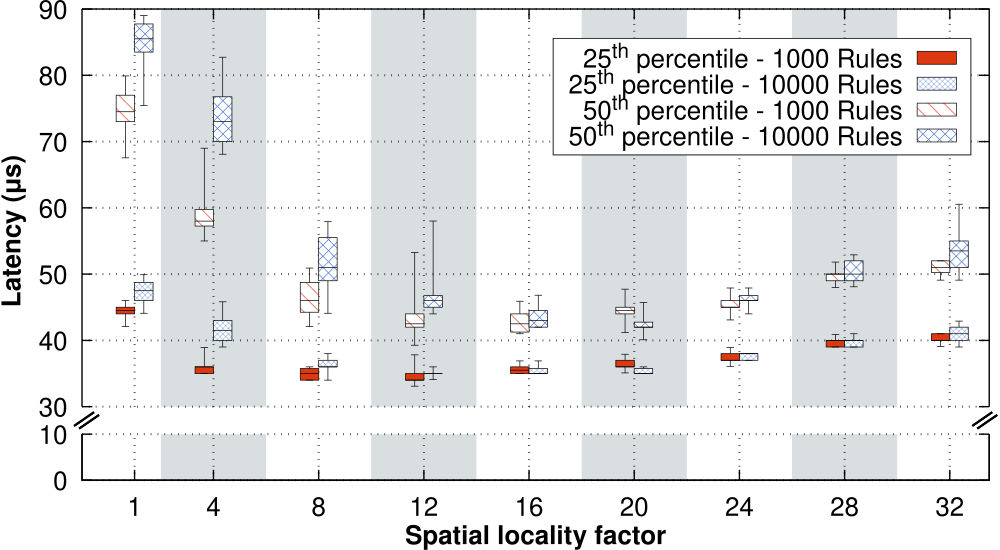

Reproduce this figure in gnuplot.
#!/usr/bin/gnuplot
load "../../common.plot"

font_type = "Helvetica,28"
font_type_bold = "Helvetica-Bold,28"

set terminal pdf dl 1.5 enhanced dashed size 10.0, 5.5 font font_type
set output "ovs-kernel-mlnx-cx5-rulebench-cascade-table-0-latency-p25-p50-box.pdf"

### Variables
bw = 0.7
fill_solid = 3
points_lw = 3
points_size = 2
line_width = 3
y_scale_ms = 1000
min_lat_bot = 0
max_lat_bot = 0.010
min_lat_top = 0.030
max_lat_top = 0.090

set boxwidth bw
set pointsize 3
set style fill pattern border -1
set datafile separator ' '

### Input files
input_file_rules_1000_match_first_lat_p25  = "data/kernel/udp/pktlen-1500/rules-1000/LAT-P25.csv"
input_file_rules_10000_match_first_lat_p25 = "data/kernel/udp/pktlen-1500/rules-10000/LAT-P25.csv"

input_file_rules_1000_match_first_lat_med  = "data/kernel/udp/pktlen-1500/rules-1000/LAT-P50.csv"
input_file_rules_10000_match_first_lat_med = "data/kernel/udp/pktlen-1500/rules-10000/LAT-P50.csv"

### Margins
bm_bottom = 0.126
tm_bottom = 0.21
bm_top = 0.26
tm_top = 0.985
lm = 0.0815
rm = 0.99

# Set the x-axis cut points
set arrow from screen lm-0.008,tm_bottom+0.015 to screen lm+0.012,tm_bottom+0.040 nohead linewidth 3
set arrow from screen lm-0.003,tm_bottom+0.010 to screen lm+0.017,tm_bottom+0.035 nohead linewidth 3
set arrow from screen rm-0.017,tm_bottom+0.015 to screen rm+0.003,tm_bottom+0.040 nohead linewidth 3
set arrow from screen rm-0.012,tm_bottom+0.010 to screen rm+0.008,tm_bottom+0.035 nohead linewidth 3

set multiplot layout 1,2 columnsfirst upwards

####### Plot 1
x1 = -1.0
x2 = 33.5
y1 = min_lat_bot
y2 = max_lat_bot

# Margins
set bmargin at screen bm_bottom
set tmargin at screen tm_bottom
set lmargin at screen lm
set rmargin at screen rm

# Leave the right border open
set border 1+2+8 lw 2

# X-axis
set xlabel "Spatial locality factor"
set xlabel font font_type_bold
set xlabel offset 0,0.41
set xrange [x1:x2]
set xtics nomirror
set xtics ("1" 1, "4" 4, "8" 8, "12" 12, "16" 16, "20" 20, "24" 24, "28" 28, "32" 32)

# Y-axis
set yrange [y1:y2]
set ytics mirror 0.01
set ytics ("0" 0, "10" 0.01)

# Grid
set grid xtics lw 3.0 lt 0
set grid ytics lw 3.0 lt 0

# Legend
unset key

# Area marking
set style rect fc lt -1 fs solid 0.05 noborder
set obj rect from 02.0, graph 0.0 to 06.0, max_lat_bot fs solid 0.15 fc rgb "#002233" lw 0 behind
set obj rect from 10.0, graph 0.0 to 14.0, max_lat_bot fs solid 0.15 fc rgb "#002233" lw 0 behind
set obj rect from 18.0, graph 0.0 to 22.0, max_lat_bot fs solid 0.15 fc rgb "#002233" lw 0 behind
set obj rect from 26.0, graph 0.0 to 30.0, max_lat_bot fs solid 0.15 fc rgb "#002233" lw 0 behind

# No data here
plot \
	1/0 ls 6 dt 4 notitle

####### Plot 2
x1 = -1.0
x2 = 33.5
y3 = min_lat_top
y4 = max_lat_top

# Margins
set bmargin at screen bm_top
set tmargin at screen tm_top
set lmargin at screen lm
set rmargin at screen rm

# Leave the right border open
set border 2+4+8 lw 2

# X-axis
unset xlabel
unset xtics
set x2tics border in scale 1,0.5 norotate autojustify
set x2range [x1:x2]
set x2tics nomirror
set x2tics ("" 1, "" 4, "" 8, "" 12, "" 16, "" 20, "" 24, "" 28, "" 32)

# Y-axis
set ylabel "{/Helvetica:Bold Latency (μs)}"
set ylabel offset -0.3,-0.9
set ytics border in scale 1,0.5 norotate mirror
set ytics mirror 0.010
set ytics ("30" 0.030, "40" 0.040, "50" 0.050, "60" 0.060, "70" 0.070, "80" 0.080, "90" 0.090, "100" 0.100)
set yrange [y3:y4]

# Grid
set grid x2tics lw 3.0 lt 0
set grid y2tics lw 3.0 lt 0

# Area marking
set style rect fc lt -1 fs solid 0.05 noborder
set obj rect from 02.0, graph 0.0 to 06.0, max_lat_top fs solid 0.15 fc rgb "#002233" lw 0 behind
set obj rect from 10.0, graph 0.0 to 14.0, max_lat_top fs solid 0.15 fc rgb "#002233" lw 0 behind
set obj rect from 18.0, graph 0.0 to 22.0, max_lat_top fs solid 0.15 fc rgb "#002233" lw 0 behind
set obj rect from 26.0, graph 0.0 to 30.0, max_lat_top fs solid 0.15 fc rgb "#002233" lw 0 behind

# Legend
set key outside opaque bottom Right title
set border back
set key box linestyle 1 lt rgb(black)
set key font font_type
set key vertical maxrows 4
set key width -3.8
set key height 0.5
set key samplen 2
set key at 32.8, 0.068

### Linestyles
set style line 1 pointtype 6 pointsize points_size linewidth points_lw lt rgb(darkred)
set style line 2 pointtype 5 pointsize points_size linewidth points_lw lt rgb(darkblue)
set style line 3 pointtype 6 pointsize points_size linewidth points_lw lt rgb(darkred)
set style line 4 pointtype 5 pointsize points_size linewidth points_lw lt rgb(darkblue)

plot \
	input_file_rules_1000_match_first_lat_p25	every ::0::0 using ($1-bw/2):($3/y_scale_ms):($2/y_scale_ms):($6/y_scale_ms):($5/y_scale_ms) with candlesticks ls 1 lw 1 title "25^{th} percentile - 1000 Rules" fill pattern 3 whiskerbars 0.4,\
	""											every ::0::0 using ($1-bw/2):($4/y_scale_ms):($4/y_scale_ms):($4/y_scale_ms):($4/y_scale_ms) with candlesticks ls 1 lw 1 notitle,\
	input_file_rules_10000_match_first_lat_p25	every ::0::0 using ($1+bw/2):($3/y_scale_ms):($2/y_scale_ms):($6/y_scale_ms):($5/y_scale_ms) with candlesticks ls 2 lw 1 title "25^{th} percentile - 10000 Rules" fill pattern 2 whiskerbars 0.4,\
	""											every ::0::0 using ($1+bw/2):($4/y_scale_ms):($4/y_scale_ms):($4/y_scale_ms):($4/y_scale_ms) with candlesticks ls 2 lw 1 notitle,\
	\
	input_file_rules_1000_match_first_lat_p25	every ::1::1 using ($1-bw/2):($3/y_scale_ms):($2/y_scale_ms):($6/y_scale_ms):($5/y_scale_ms) with candlesticks ls 1 lw 1 notitle fill pattern 3 whiskerbars 0.4,\
	""											every ::1::1 using ($1-bw/2):($4/y_scale_ms):($4/y_scale_ms):($4/y_scale_ms):($4/y_scale_ms) with candlesticks ls 1 lw 1 notitle,\
	input_file_rules_10000_match_first_lat_p25	every ::1::1 using ($1+bw/2):($3/y_scale_ms):($2/y_scale_ms):($6/y_scale_ms):($5/y_scale_ms) with candlesticks ls 2 lw 1 notitle fill pattern 2 whiskerbars 0.4,\
	""											every ::1::1 using ($1+bw/2):($4/y_scale_ms):($4/y_scale_ms):($4/y_scale_ms):($4/y_scale_ms) with candlesticks ls 2 lw 1 notitle,\
	\
	input_file_rules_1000_match_first_lat_p25	every ::2::2 using ($1-bw/2):($3/y_scale_ms):($2/y_scale_ms):($6/y_scale_ms):($5/y_scale_ms) with candlesticks ls 1 lw 1 notitle fill pattern 3 whiskerbars 0.4,\
	""											every ::2::2 using ($1-bw/2):($4/y_scale_ms):($4/y_scale_ms):($4/y_scale_ms):($4/y_scale_ms) with candlesticks ls 1 lw 1 notitle,\
	input_file_rules_10000_match_first_lat_p25	every ::2::2 using ($1+bw/2):($3/y_scale_ms):($2/y_scale_ms):($6/y_scale_ms):($5/y_scale_ms) with candlesticks ls 2 lw 1 notitle fill pattern 2 whiskerbars 0.4,\
	""											every ::2::2 using ($1+bw/2):($4/y_scale_ms):($4/y_scale_ms):($4/y_scale_ms):($4/y_scale_ms) with candlesticks ls 2 lw 1 notitle,\
	\
	input_file_rules_1000_match_first_lat_p25	every ::3::3 using ($1-bw/2):($3/y_scale_ms):($2/y_scale_ms):($6/y_scale_ms):($5/y_scale_ms) with candlesticks ls 1 lw 1 notitle fill pattern 3 whiskerbars 0.4,\
	""											every ::3::3 using ($1-bw/2):($4/y_scale_ms):($4/y_scale_ms):($4/y_scale_ms):($4/y_scale_ms) with candlesticks ls 1 lw 1 notitle,\
	input_file_rules_10000_match_first_lat_p25	every ::3::3 using ($1+bw/2):($3/y_scale_ms):($2/y_scale_ms):($6/y_scale_ms):($5/y_scale_ms) with candlesticks ls 2 lw 1 notitle fill pattern 2 whiskerbars 0.4,\
	""											every ::3::3 using ($1+bw/2):($4/y_scale_ms):($4/y_scale_ms):($4/y_scale_ms):($4/y_scale_ms) with candlesticks ls 2 lw 1 notitle,\
	\
	input_file_rules_1000_match_first_lat_p25	every ::4::4 using ($1-bw/2):($3/y_scale_ms):($2/y_scale_ms):($6/y_scale_ms):($5/y_scale_ms) with candlesticks ls 1 lw 1 notitle fill pattern 3 whiskerbars 0.4,\
	""											every ::4::4 using ($1-bw/2):($4/y_scale_ms):($4/y_scale_ms):($4/y_scale_ms):($4/y_scale_ms) with candlesticks ls 1 lw 1 notitle,\
	input_file_rules_10000_match_first_lat_p25	every ::4::4 using ($1+bw/2):($3/y_scale_ms):($2/y_scale_ms):($6/y_scale_ms):($5/y_scale_ms) with candlesticks ls 2 lw 1 notitle fill pattern 2 whiskerbars 0.4,\
	""											every ::4::4 using ($1+bw/2):($4/y_scale_ms):($4/y_scale_ms):($4/y_scale_ms):($4/y_scale_ms) with candlesticks ls 2 lw 1 notitle,\
	\
	input_file_rules_1000_match_first_lat_p25	every ::5::5 using ($1-bw/2):($3/y_scale_ms):($2/y_scale_ms):($6/y_scale_ms):($5/y_scale_ms) with candlesticks ls 1 lw 1 notitle fill pattern 3 whiskerbars 0.4,\
	""											every ::5::5 using ($1-bw/2):($4/y_scale_ms):($4/y_scale_ms):($4/y_scale_ms):($4/y_scale_ms) with candlesticks ls 1 lw 1 notitle,\
	input_file_rules_10000_match_first_lat_p25	every ::5::5 using ($1+bw/2):($3/y_scale_ms):($2/y_scale_ms):($6/y_scale_ms):($5/y_scale_ms) with candlesticks ls 2 lw 1 notitle fill pattern 2 whiskerbars 0.4,\
	""											every ::5::5 using ($1+bw/2):($4/y_scale_ms):($4/y_scale_ms):($4/y_scale_ms):($4/y_scale_ms) with candlesticks ls 2 lw 1 notitle,\
	\
	input_file_rules_1000_match_first_lat_p25	every ::6::6 using ($1-bw/2):($3/y_scale_ms):($2/y_scale_ms):($6/y_scale_ms):($5/y_scale_ms) with candlesticks ls 1 lw 1 notitle fill pattern 3 whiskerbars 0.4,\
	""											every ::6::6 using ($1-bw/2):($4/y_scale_ms):($4/y_scale_ms):($4/y_scale_ms):($4/y_scale_ms) with candlesticks ls 1 lw 1 notitle,\
	input_file_rules_10000_match_first_lat_p25	every ::6::6 using ($1+bw/2):($3/y_scale_ms):($2/y_scale_ms):($6/y_scale_ms):($5/y_scale_ms) with candlesticks ls 2 lw 1 notitle fill pattern 2 whiskerbars 0.4,\
	""											every ::6::6 using ($1+bw/2):($4/y_scale_ms):($4/y_scale_ms):($4/y_scale_ms):($4/y_scale_ms) with candlesticks ls 2 lw 1 notitle,\
	\
	input_file_rules_1000_match_first_lat_p25	every ::7::7 using ($1-bw/2):($3/y_scale_ms):($2/y_scale_ms):($6/y_scale_ms):($5/y_scale_ms) with candlesticks ls 1 lw 1 notitle fill pattern 3 whiskerbars 0.4,\
	""											every ::7::7 using ($1-bw/2):($4/y_scale_ms):($4/y_scale_ms):($4/y_scale_ms):($4/y_scale_ms) with candlesticks ls 1 lw 1 notitle,\
	input_file_rules_10000_match_first_lat_p25	every ::7::7 using ($1+bw/2):($3/y_scale_ms):($2/y_scale_ms):($6/y_scale_ms):($5/y_scale_ms) with candlesticks ls 2 lw 1 notitle fill pattern 2 whiskerbars 0.4,\
	""											every ::7::7 using ($1+bw/2):($4/y_scale_ms):($4/y_scale_ms):($4/y_scale_ms):($4/y_scale_ms) with candlesticks ls 2 lw 1 notitle,\
	\
	input_file_rules_1000_match_first_lat_p25	every ::8::8 using ($1-bw/2):($3/y_scale_ms):($2/y_scale_ms):($6/y_scale_ms):($5/y_scale_ms) with candlesticks ls 1 lw 1 notitle fill pattern 3 whiskerbars 0.4,\
	""											every ::8::8 using ($1-bw/2):($4/y_scale_ms):($4/y_scale_ms):($4/y_scale_ms):($4/y_scale_ms) with candlesticks ls 1 lw 1 notitle,\
	input_file_rules_10000_match_first_lat_p25	every ::8::8 using ($1+bw/2):($3/y_scale_ms):($2/y_scale_ms):($6/y_scale_ms):($5/y_scale_ms) with candlesticks ls 2 lw 1 notitle fill pattern 2 whiskerbars 0.4,\
	""											every ::8::8 using ($1+bw/2):($4/y_scale_ms):($4/y_scale_ms):($4/y_scale_ms):($4/y_scale_ms) with candlesticks ls 2 lw 1 notitle,\
	\
	\
	\
	input_file_rules_1000_match_first_lat_med	every ::0::0 using ($1-bw/2):($3/y_scale_ms):($2/y_scale_ms):($6/y_scale_ms):($5/y_scale_ms) with candlesticks ls 3 lw 1 title "50^{th} percentile - 1000 Rules" fill pattern 4 whiskerbars 0.4,\
	""											every ::0::0 using ($1-bw/2):($4/y_scale_ms):($4/y_scale_ms):($4/y_scale_ms):($4/y_scale_ms) with candlesticks ls 3 lw 1 notitle,\
	input_file_rules_10000_match_first_lat_med	every ::0::0 using ($1+bw/2):($3/y_scale_ms):($2/y_scale_ms):($6/y_scale_ms):($5/y_scale_ms) with candlesticks ls 4 lw 1 title "50^{th} percentile - 10000 Rules" fill pattern 1 whiskerbars 0.4,\
	""											every ::0::0 using ($1+bw/2):($4/y_scale_ms):($4/y_scale_ms):($4/y_scale_ms):($4/y_scale_ms) with candlesticks ls 4 lw 1 notitle,\
	\
	input_file_rules_1000_match_first_lat_med	every ::1::1 using ($1-bw/2):($3/y_scale_ms):($2/y_scale_ms):($6/y_scale_ms):($5/y_scale_ms) with candlesticks ls 3 lw 1 notitle fill pattern 4 whiskerbars 0.4,\
	""											every ::1::1 using ($1-bw/2):($4/y_scale_ms):($4/y_scale_ms):($4/y_scale_ms):($4/y_scale_ms) with candlesticks ls 3 lw 1 notitle,\
	input_file_rules_10000_match_first_lat_med	every ::1::1 using ($1+bw/2):($3/y_scale_ms):($2/y_scale_ms):($6/y_scale_ms):($5/y_scale_ms) with candlesticks ls 4 lw 1 notitle fill pattern 1 whiskerbars 0.4,\
	""											every ::1::1 using ($1+bw/2):($4/y_scale_ms):($4/y_scale_ms):($4/y_scale_ms):($4/y_scale_ms) with candlesticks ls 4 lw 1 notitle,\
	\
	input_file_rules_1000_match_first_lat_med	every ::2::2 using ($1-bw/2):($3/y_scale_ms):($2/y_scale_ms):($6/y_scale_ms):($5/y_scale_ms) with candlesticks ls 3 lw 1 notitle fill pattern 4 whiskerbars 0.4,\
	""											every ::2::2 using ($1-bw/2):($4/y_scale_ms):($4/y_scale_ms):($4/y_scale_ms):($4/y_scale_ms) with candlesticks ls 3 lw 1 notitle,\
	input_file_rules_10000_match_first_lat_med	every ::2::2 using ($1+bw/2):($3/y_scale_ms):($2/y_scale_ms):($6/y_scale_ms):($5/y_scale_ms) with candlesticks ls 4 lw 1 notitle fill pattern 1 whiskerbars 0.4,\
	""											every ::2::2 using ($1+bw/2):($4/y_scale_ms):($4/y_scale_ms):($4/y_scale_ms):($4/y_scale_ms) with candlesticks ls 4 lw 1 notitle,\
	\
	input_file_rules_1000_match_first_lat_med	every ::3::3 using ($1-bw/2):($3/y_scale_ms):($2/y_scale_ms):($6/y_scale_ms):($5/y_scale_ms) with candlesticks ls 3 lw 1 notitle fill pattern 4 whiskerbars 0.4,\
	""											every ::3::3 using ($1-bw/2):($4/y_scale_ms):($4/y_scale_ms):($4/y_scale_ms):($4/y_scale_ms) with candlesticks ls 3 lw 1 notitle,\
	input_file_rules_10000_match_first_lat_med	every ::3::3 using ($1+bw/2):($3/y_scale_ms):($2/y_scale_ms):($6/y_scale_ms):($5/y_scale_ms) with candlesticks ls 4 lw 1 notitle fill pattern 1 whiskerbars 0.4,\
	""											every ::3::3 using ($1+bw/2):($4/y_scale_ms):($4/y_scale_ms):($4/y_scale_ms):($4/y_scale_ms) with candlesticks ls 4 lw 1 notitle,\
	\
	input_file_rules_1000_match_first_lat_med	every ::4::4 using ($1-bw/2):($3/y_scale_ms):($2/y_scale_ms):($6/y_scale_ms):($5/y_scale_ms) with candlesticks ls 3 lw 1 notitle fill pattern 4 whiskerbars 0.4,\
	""											every ::4::4 using ($1-bw/2):($4/y_scale_ms):($4/y_scale_ms):($4/y_scale_ms):($4/y_scale_ms) with candlesticks ls 3 lw 1 notitle,\
	input_file_rules_10000_match_first_lat_med	every ::4::4 using ($1+bw/2):($3/y_scale_ms):($2/y_scale_ms):($6/y_scale_ms):($5/y_scale_ms) with candlesticks ls 4 lw 1 notitle fill pattern 1 whiskerbars 0.4,\
	""											every ::4::4 using ($1+bw/2):($4/y_scale_ms):($4/y_scale_ms):($4/y_scale_ms):($4/y_scale_ms) with candlesticks ls 4 lw 1 notitle,\
	\
	input_file_rules_1000_match_first_lat_med	every ::5::5 using ($1-bw/2):($3/y_scale_ms):($2/y_scale_ms):($6/y_scale_ms):($5/y_scale_ms) with candlesticks ls 3 lw 1 notitle fill pattern 4 whiskerbars 0.4,\
	""											every ::5::5 using ($1-bw/2):($4/y_scale_ms):($4/y_scale_ms):($4/y_scale_ms):($4/y_scale_ms) with candlesticks ls 3 lw 1 notitle,\
	input_file_rules_10000_match_first_lat_med	every ::5::5 using ($1+bw/2):($3/y_scale_ms):($2/y_scale_ms):($6/y_scale_ms):($5/y_scale_ms) with candlesticks ls 4 lw 1 notitle fill pattern 1 whiskerbars 0.4,\
	""											every ::5::5 using ($1+bw/2):($4/y_scale_ms):($4/y_scale_ms):($4/y_scale_ms):($4/y_scale_ms) with candlesticks ls 4 lw 1 notitle,\
	\
	input_file_rules_1000_match_first_lat_med	every ::6::6 using ($1-bw/2):($3/y_scale_ms):($2/y_scale_ms):($6/y_scale_ms):($5/y_scale_ms) with candlesticks ls 3 lw 1 notitle fill pattern 4 whiskerbars 0.4,\
	""											every ::6::6 using ($1-bw/2):($4/y_scale_ms):($4/y_scale_ms):($4/y_scale_ms):($4/y_scale_ms) with candlesticks ls 3 lw 1 notitle,\
	input_file_rules_10000_match_first_lat_med	every ::6::6 using ($1+bw/2):($3/y_scale_ms):($2/y_scale_ms):($6/y_scale_ms):($5/y_scale_ms) with candlesticks ls 4 lw 1 notitle fill pattern 1 whiskerbars 0.4,\
	""											every ::6::6 using ($1+bw/2):($4/y_scale_ms):($4/y_scale_ms):($4/y_scale_ms):($4/y_scale_ms) with candlesticks ls 4 lw 1 notitle,\
	\
	input_file_rules_1000_match_first_lat_med	every ::7::7 using ($1-bw/2):($3/y_scale_ms):($2/y_scale_ms):($6/y_scale_ms):($5/y_scale_ms) with candlesticks ls 3 lw 1 notitle fill pattern 4 whiskerbars 0.4,\
	""											every ::7::7 using ($1-bw/2):($4/y_scale_ms):($4/y_scale_ms):($4/y_scale_ms):($4/y_scale_ms) with candlesticks ls 3 lw 1 notitle,\
	input_file_rules_10000_match_first_lat_med	every ::7::7 using ($1+bw/2):($3/y_scale_ms):($2/y_scale_ms):($6/y_scale_ms):($5/y_scale_ms) with candlesticks ls 4 lw 1 notitle fill pattern 1 whiskerbars 0.4,\
	""											every ::7::7 using ($1+bw/2):($4/y_scale_ms):($4/y_scale_ms):($4/y_scale_ms):($4/y_scale_ms) with candlesticks ls 4 lw 1 notitle,\
	\
	input_file_rules_1000_match_first_lat_med	every ::8::8 using ($1-bw/2):($3/y_scale_ms):($2/y_scale_ms):($6/y_scale_ms):($5/y_scale_ms) with candlesticks ls 3 lw 1 notitle fill pattern 4 whiskerbars 0.4,\
	""											every ::8::8 using ($1-bw/2):($4/y_scale_ms):($4/y_scale_ms):($4/y_scale_ms):($4/y_scale_ms) with candlesticks ls 1 lw 1 notitle,\
	input_file_rules_10000_match_first_lat_med	every ::8::8 using ($1+bw/2):($3/y_scale_ms):($2/y_scale_ms):($6/y_scale_ms):($5/y_scale_ms) with candlesticks ls 4 lw 1 notitle fill pattern 1 whiskerbars 0.4,\
	""											every ::8::8 using ($1+bw/2):($4/y_scale_ms):($4/y_scale_ms):($4/y_scale_ms):($4/y_scale_ms) with candlesticks ls 4 lw 1 notitle

unset multiplot
